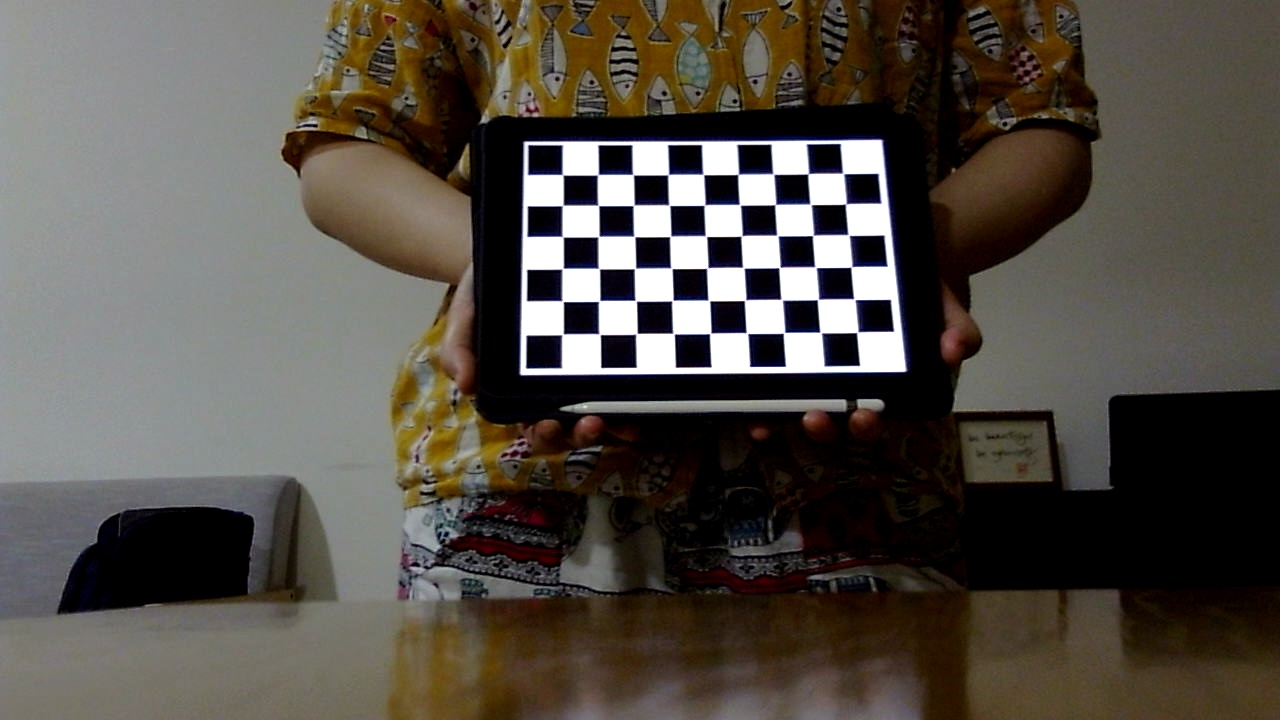
#> input picture data/chessL/img1.jpg, 1280 x 720 px; its folder holds only this picture in this run
$ python calibrate.py   (older library calls are emulated)
#> lines starting #> are read from the running program, lines starting #| are printed output that depends on the picture; after the words box and inside, x2 and y2 are one past the last pixel; in counts of white or black regions, pixels touching at a corner belong together
import numpy as np
import cv2
from tqdm import tqdm
from matplotlib import pyplot as plt

# Set the path to the images captured by the left and right cameras
pathL = "./data/chessL/"
pathR = "./data/chessR/"

print("Extracting image coordinates of respective 3D pattern ....\n")

# Termination criteria for refining the detected corners
criteria = (cv2.TERM_CRITERIA_EPS + cv2.TERM_CRITERIA_MAX_ITER, 30, 0.001)


objp = np.zeros((9*6,3), np.float32)
objp[:,:2] = np.mgrid[0:9,0:6].T.reshape(-1,2)

img_ptsL = []
img_ptsR = []
obj_pts = []


for i in tqdm(range(1,93)):
	imgL = cv2.imread(pathL+"img%d.jpg"%i)
#> imgL is the input picture: shape (720, 1280, 3); mean B, G, R 71.3, 78.8, 84.6
	imgR = cv2.imread(pathR+"img%d.jpg"%i)
	imgL_gray = cv2.imread(pathL+"img%d.jpg"%i,0)
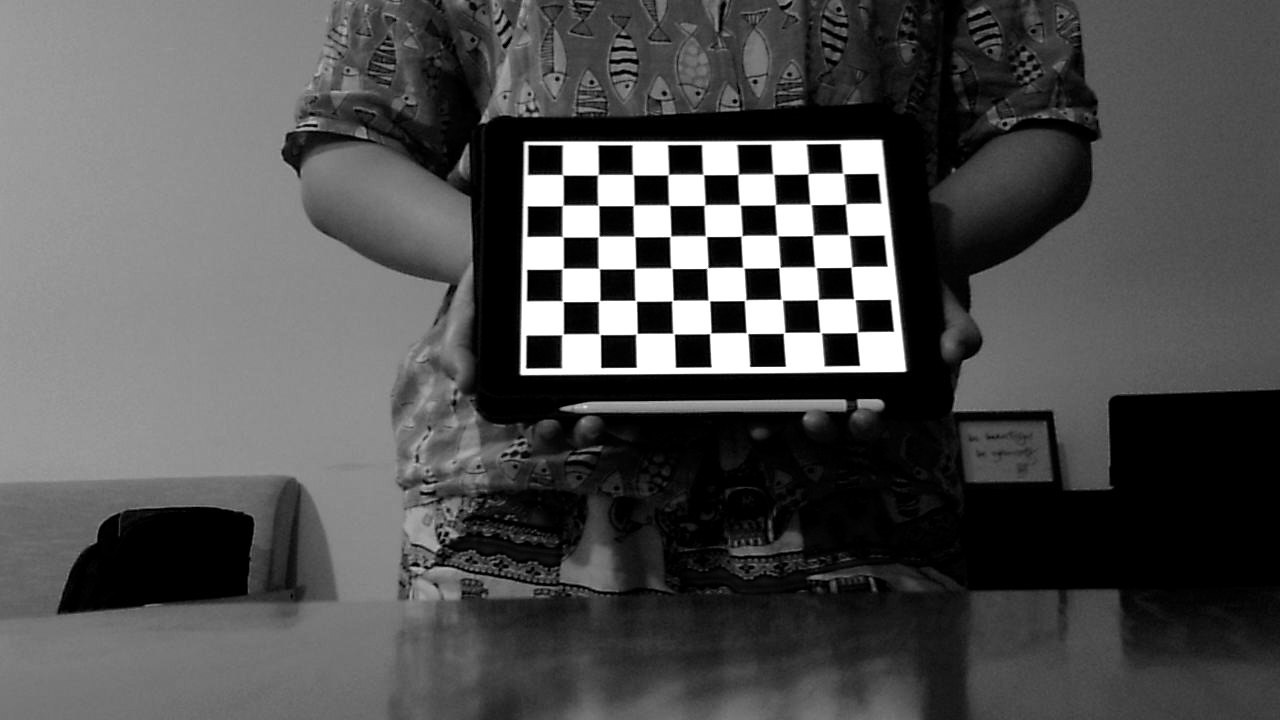
#> imgL_gray: shape (720, 1280); min 0, max 255, mean 79.6
	imgR_gray = cv2.imread(pathR+"img%d.jpg"%i,0)

	outputL = imgL.copy()
	outputR = imgR.copy()

	retR, cornersR =  cv2.findChessboardCorners(outputR,(9,6),None)
#> retR = True; cornersR = 54 rows, first 8: [562.7, 174.9], [597.7, 174.8], [633.4, 174.9], [668.1, 174.7], [703.5, 174.8], [738.1, 174.4], [773.8, 174.4], [807.9, 173.9]
	retL, cornersL = cv2.findChessboardCorners(outputL,(9,6),None)
#> retL = True; cornersL has the same summary as cornersR

	if retR and retL:
		obj_pts.append(objp)
		cv2.cornerSubPix(imgR_gray,cornersR,(11,11),(-1,-1),criteria)
		cv2.cornerSubPix(imgL_gray,cornersL,(11,11),(-1,-1),criteria)
		cv2.drawChessboardCorners(outputR,(9,6),cornersR,retR)
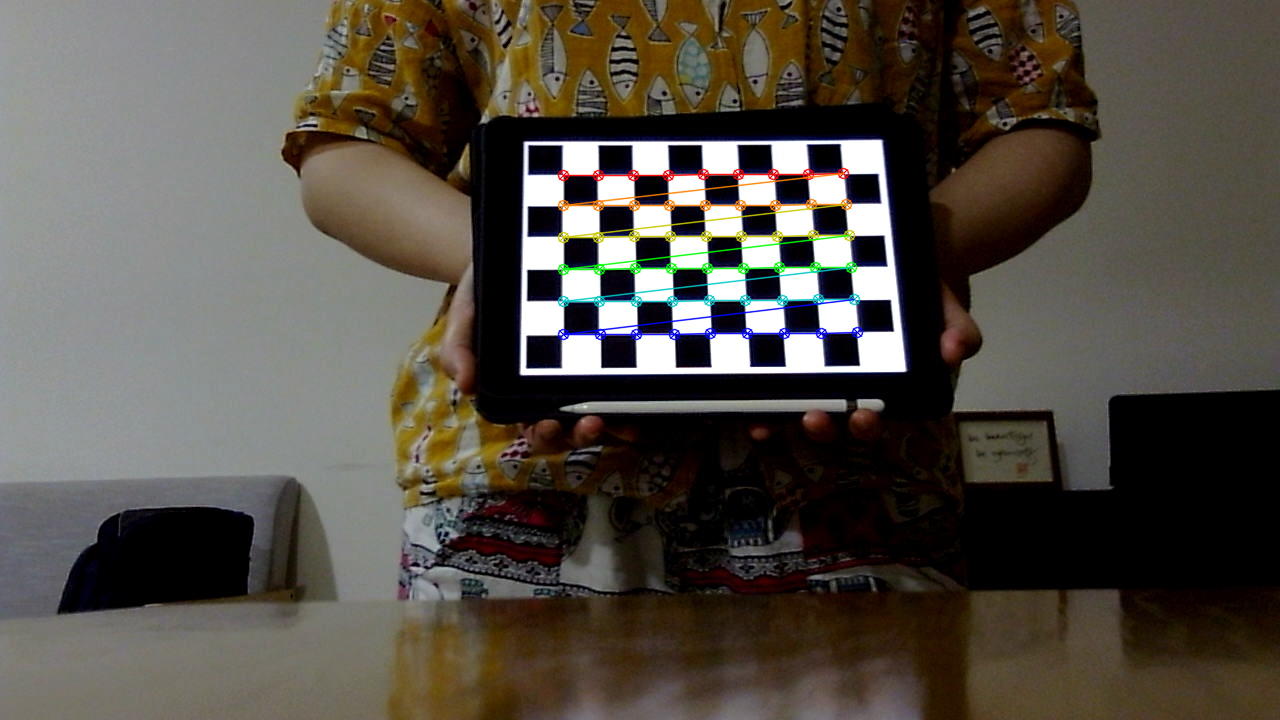
#> outputR: shape (720, 1280, 3); 1.46% of pixels changed, all inside (x1, y1, x2, y2) = (557, 167, 864, 341)
#> (the run stopped early here; a loop or call above may not have finished)
